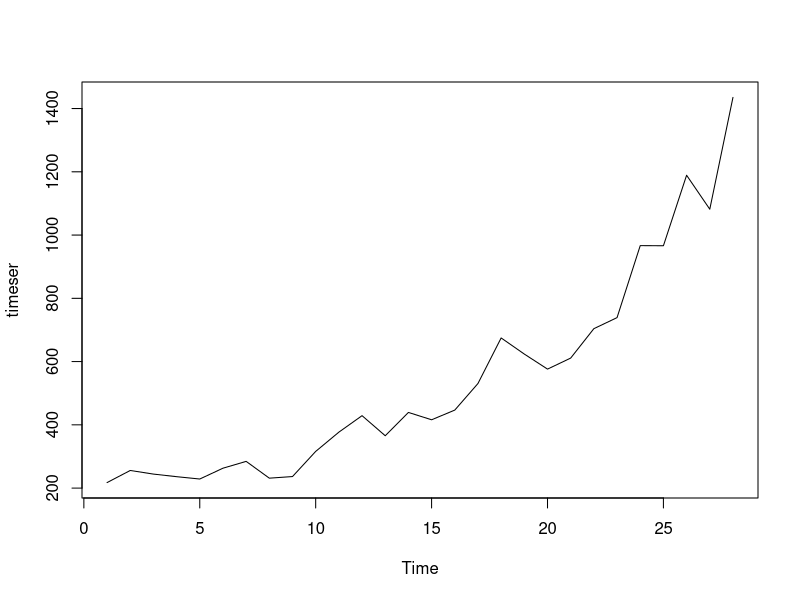
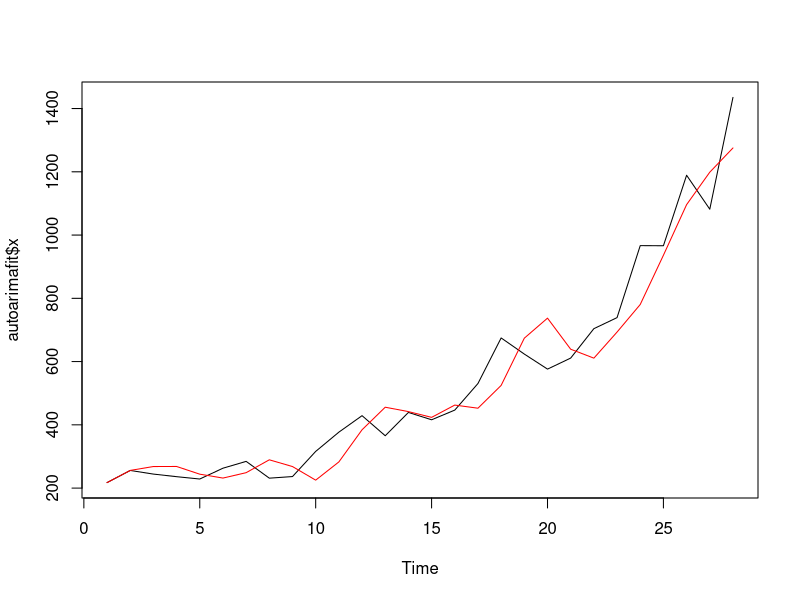
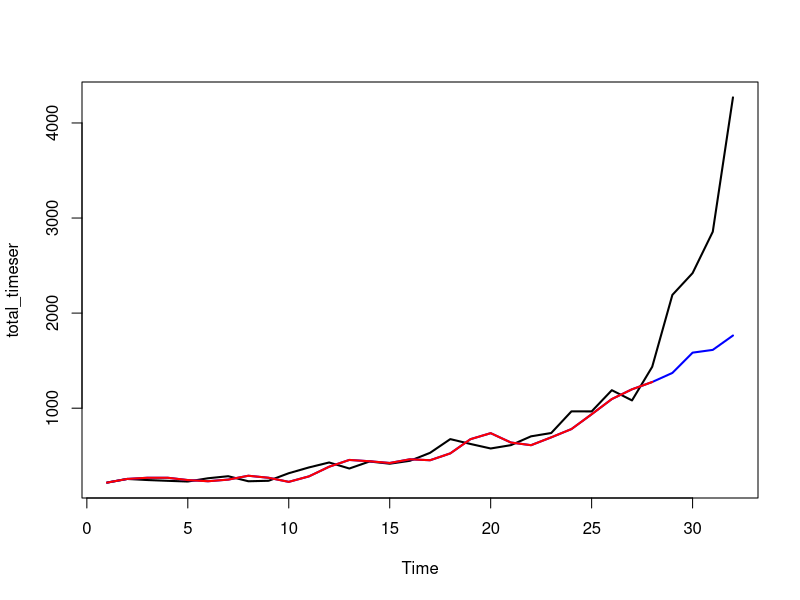
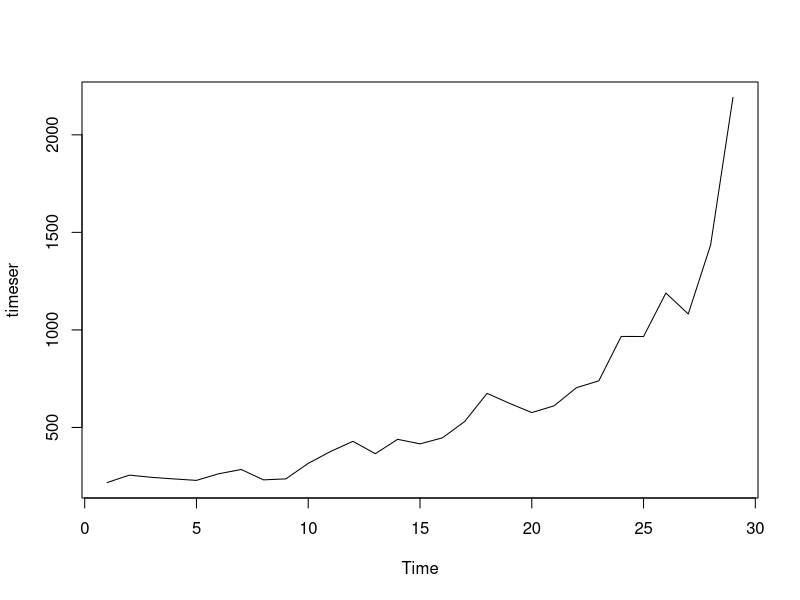
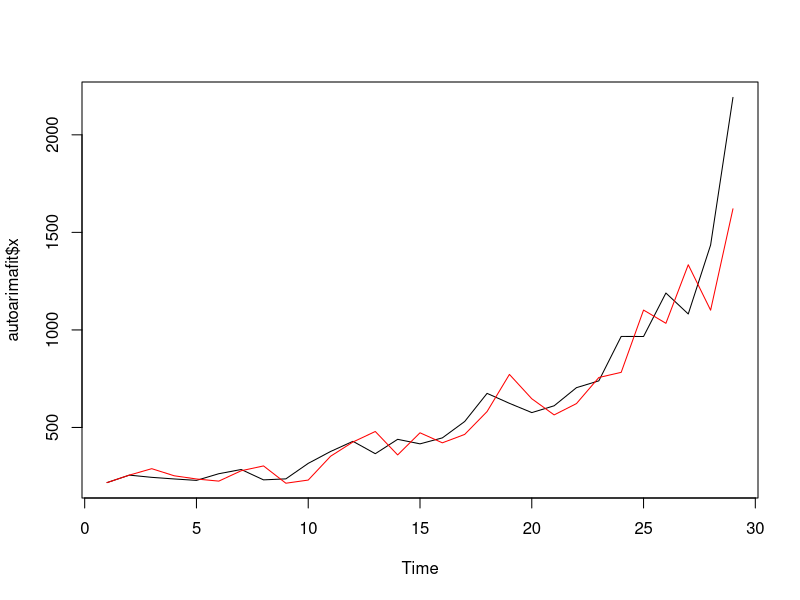
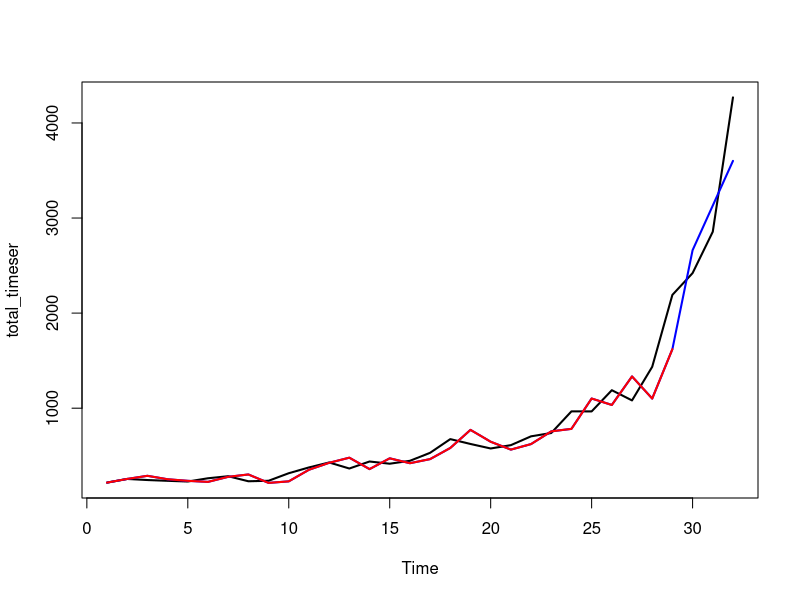

These figures' R source, in order:
#Loading the required libraries

library(graphics)
library(forecast)

#loading the file into R

bitcoin_price_data <- read.csv("bitcoin_price_historical_data.csv", header = T, sep = ',')

nrow(bitcoin_price_data)

#Converting dataframe to time series

indata <- bitcoin_price_data$Price[1:28]
timeser <- ts(indata)
plot(timeser)

#Building final model in R

autoarimafit<- auto.arima(timeser)
in_data_pred<-fitted(autoarimafit)

plot(autoarimafit$x, col="black")
lines(in_data_pred, col="red")

#Let's evaluate the model using MAPE

fcast_auto_arima <- predict(autoarimafit, n.ahead = 4)

outdata <- bitcoin_price_data$Price[29:32]

MAPE_auto_arima <- accuracy(fcast_auto_arima$pred,outdata)[5]
MAPE_auto_arima

#Lastly, let's plot the predictions along with original values, to
#get a visual feel of the fit

out_data_pred <- ts(fcast_auto_arima$pred)
total_timeser <- ts(bitcoin_price_data$Price)
plot(total_timeser, col = "black", lwd = 2)
lines(c(in_data_pred, out_data_pred), col = "blue", lwd = 2)
lines(in_data_pred, col="red", lwd = 2)

# Second attempt
# Converting dataframe to time series

indata <- bitcoin_price_data$Price[1:29]
timeser <- ts(indata)
plot(timeser)

#Building final model in R

autoarimafit<- auto.arima(timeser)
in_data_pred<-fitted(autoarimafit)

plot(autoarimafit$x, col="black")
lines(in_data_pred, col="red")

#Let's evaluate the model using MAPE

fcast_auto_arima <- predict(autoarimafit, n.ahead = 3)

outdata <- bitcoin_price_data$Price[30:32]

MAPE_auto_arima <- accuracy(fcast_auto_arima$pred,outdata)[5]
MAPE_auto_arima

#Lastly, let's plot the predictions along with original values, to
#get a visual feel of the fit

out_data_pred <- ts(fcast_auto_arima$pred)
total_timeser <- ts(bitcoin_price_data$Price)
plot(total_timeser, col = "black", lwd = 2)
lines(c(in_data_pred, out_data_pred), col = "blue", lwd = 2)
lines(in_data_pred, col="red", lwd = 2)
